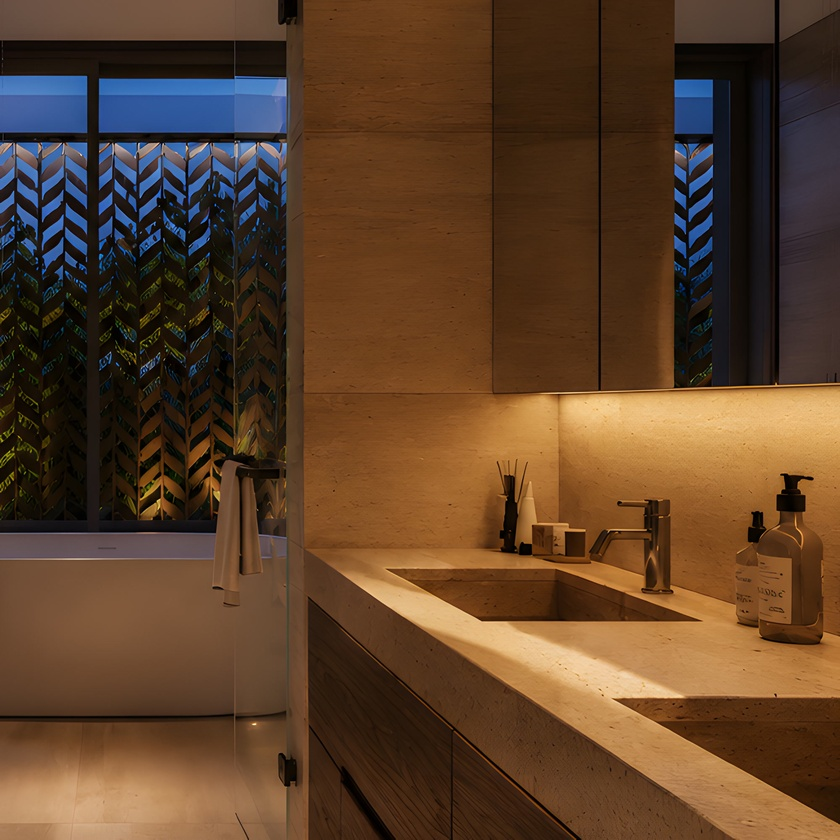
#> input picture images/2x/bath-detail.jpg, 840 x 840 px, shrunk from 2000 x 2000 before the run
$ python trace_vert.py ../../../images/2x/bath-detail.jpg ../../../images/2x/bedroom.jpg out.png 5   (older library calls are emulated)
#> lines starting #> are read from the running program, lines starting #| are printed output that depends on the picture; after the words box and inside, x2 and y2 are one past the last pixel; in counts of white or black regions, pixels touching at a corner belong together
"""trace_vert.py SRC.png OUT.json OUT.jpg [min_height]
Find vertical edges automatically: seed from LSD near-vertical segments, grow each one row by row along the
strongest horizontal gradient (+-3 px per row), keep tracks taller than min_height. A bowed 'vertical' comes
out as one curved track; the warp then straightens it."""
import sys, json, cv2, numpy as np
src = cv2.imread(sys.argv[1]); minh = int(sys.argv[4]) if len(sys.argv) > 4 else 110
#> further down, src is the input picture: shape (840, 840, 3); mean B, G, R 42.1, 64.8, 92.6
g = cv2.GaussianBlur(cv2.cvtColor(src, cv2.COLOR_BGR2GRAY).astype(np.float32), (0,0), 1.0)
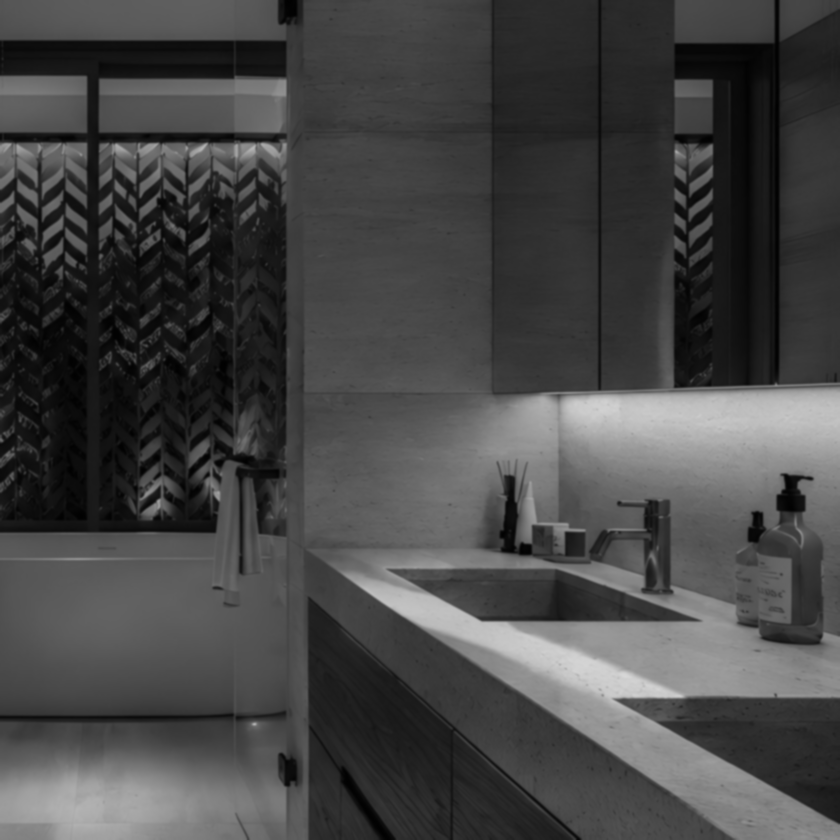
#> g: shape (840, 840) float32; min 0.952, max 216, mean 70.6
gx = cv2.Sobel(g, cv2.CV_32F, 1, 0, ksize=3); H, W = g.shape
#> after `gx = cv2.Sobel(g, cv2.CV_32F, 1, 0, ksize=3)`:
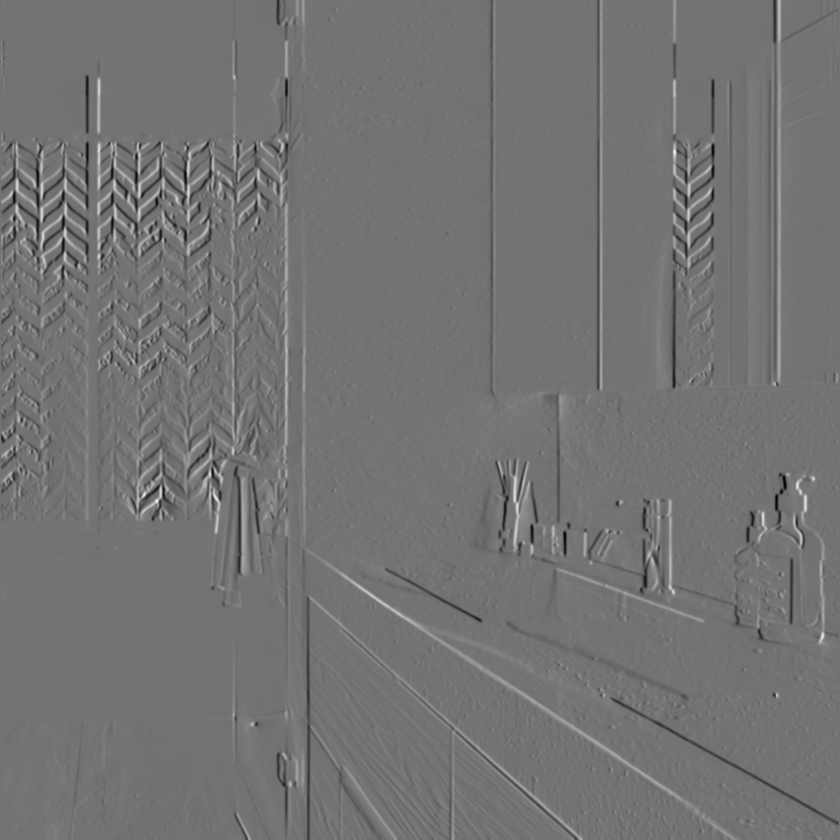
#> gx: shape (840, 840) float32; min -276.6, max 333.2, mean 0.1; drawn with min black and max white
#> after `H, W = g.shape`: H = 840; W = 840
lsd = cv2.createLineSegmentDetector(cv2.LSD_REFINE_STD)
L = lsd.detect(cv2.cvtColor(src, cv2.COLOR_BGR2GRAY))[0].reshape(-1, 4)
#> L = 846 rows, first 6: [700.6, 620.9, 480.6, 620.6], [159.7, 497.3, 140.2, 512.6], [481.2, 620.8, 386, 568.8], [279.4, 142.5, 234.3, 141.4], [213.3, 494.3, 218.7, 502.3], [674, 144.4, 673.8, 173.1]
dx, dy = L[:,2]-L[:,0], L[:,3]-L[:,1]; ln = np.hypot(dx, dy); ang = np.degrees(np.arctan2(np.abs(dx), np.abs(dy)))
#> after `dx, dy = (L[:, 2] - L[:, 0], L[:, 3] - L[:, 1])`: dx = 846 values, max 285 at index 267, min -276.3 at index 289, mean 0.244; dy = 846 values, max 387.5 at index 496, min -387.5 at index 497, mean -0.0655
#> after `ln = np.hypot(dx, dy)`: ln = 846 values, max 387.5 at index 496, min 1.74 at index 434, mean 27.96
#> after `ang = np.degrees(np.arctan2(np.abs(dx), np.abs(dy)))`: ang = 846 values, max 90 at index 675, min 0 at index 682, mean 38.29
seeds = L[(ln >= 30) & (ang < 10)]
#> seeds = 64 rows, first 6: [822.9, 596.8, 821.7, 639.4], [98.29, 143.1, 98.19, 188.1], [516, 469.3, 513.7, 500.7], [285.5, 130.6, 286, 80.62], [670, 516.9, 669.7, 586.9], [37.25, 241.9, 37.32, 193.1]
tracks = []; occupied = np.zeros((H, W), bool)
def grow(x0, y0, sgn):
    pts = {}
    for direction in (1, -1):
        x = x0; y = y0; weak = 0
        while 0 <= y < H:
            lo, hi = max(0, int(round(x)) - 3), min(W, int(round(x)) + 4)
            seg = gx[y, lo:hi] * sgn; i = int(np.argmax(seg))
            if seg[i] < 10:
                weak += 1
                if weak > 3: break
            else:
                weak = 0; x = lo + i
                if 0 < i < len(seg) - 1:
                    a, b, c = seg[i-1], seg[i], seg[i+1]; den = a - 2*b + c
                    x = x + (0.5*(a - c)/den if den != 0 else 0)
                pts[y] = float(x)
            y += direction
    ys = sorted(pts); return [[pts[y], y] for y in ys]
for x0, y0, x1, y1 in seeds:
    xm, ym = int(round((x0 + x1)/2)), int(round((y0 + y1)/2))
    if occupied[ym, max(0, xm-2):xm+3].any(): continue
    sgn = 1 if gx[ym, xm] >= 0 else -1
    t = grow(xm, ym, sgn)
    if len(t) < minh: continue
    P = np.array(t); bow = float(P[:,0].max() - P[:,0].min())
    if bow > 60: continue                        # not a vertical at all (sofa arm, plant)
    for x, y in t: occupied[int(y), max(0, int(round(x))-2):int(round(x))+3] = True
    tracks.append({"pts": [[float(x), int(y)] for x, y in t], "bow": bow})
#> this loop made 64 passes
#> (x0, y0, x1, y1, xm, ym, sgn, bow) on passes 1 to 12: (822.9, 596.8, 821.7, 639.4, 822, 618, 1, 28.46), (98.29, 143.1, 98.19, 188.1, 98, 166, 1, 4.59), (516, 469.3, 513.7, 500.7, 515, 485, 1, 3.6), (285.5, 130.6, 286, 80.62, 286, 106, -1, 17.42), (670, 516.9, 669.7, 586.9, 670, 552, 1, 38.21), (37.25, 241.9, 37.32, 193.1, 37, 217, -1, 29.92), (98.29, 79.38, 98.03, 130.6, 98, 105, 1, 0.373), (673.2, 385.6, 673.5, 265.6, 673, 326, -1, 8.14), (86.74, 131.9, 86.62, 76.87, 87, 104, -1, 6.18), (209.5, 480.6, 209.8, 518.1, 210, 499, 1, 8.35), (644.9, 585.7, 643.1, 540.6, 644, 563, -1, 8.2), (712.2, 131.9, 712.3, 80.62, 712, 106, -1, 0.485)
#> (x0, y0, x1, y1, xm, ym) on passes 18, 19, 24, 25, 29, 30: (236.7, 580.7, 238.6, 550.7, 238, 566), (13.7, 175.6, 14.52, 145.6, 14, 161), (820.1, 560.6, 821.4, 594.4, 821, 578), (778.7, 0.625, 778.6, 381.9, 779, 191), (285.8, 201.9, 285.8, 284.4, 286, 243), (285.8, 288.1, 286, 329.4, 286, 309)
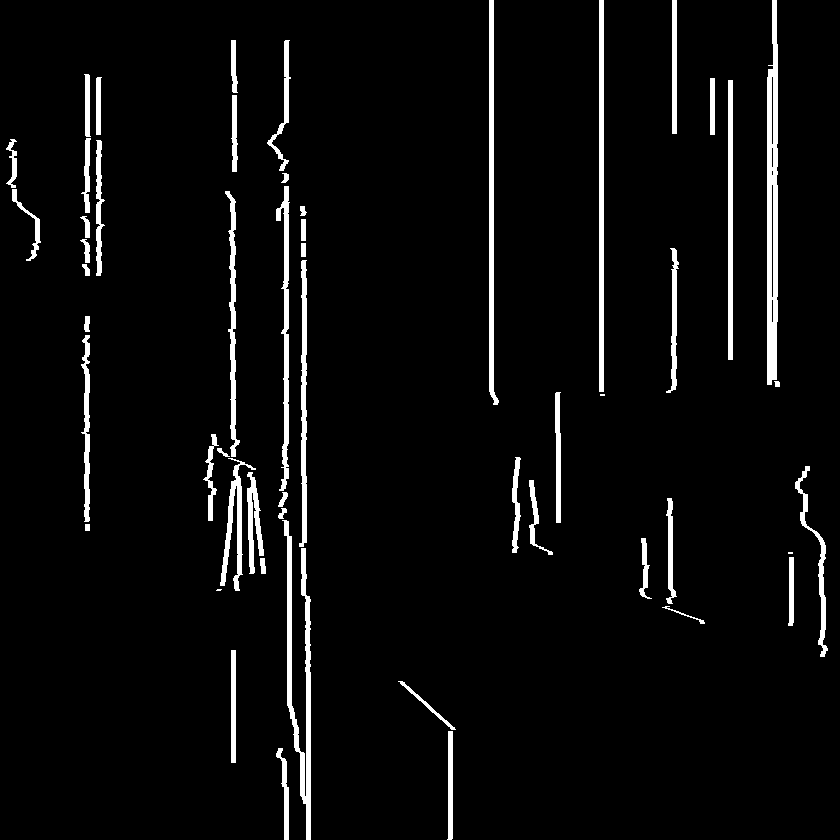
#> occupied: shape (840, 840) bool; 4.4% white; 53 white regions (3 under 20 px), largest, box (x1, y1, x2, y2) and area: (767, 0, 778, 385) 3485, (282, 520, 311, 840) 2869, (489, 0, 499, 405) 2025
#> after the loop, tracks = 37 items
tracks.sort(key=lambda t: -len(t["pts"]))
json.dump(tracks, open(sys.argv[2], "w"))
vis = src.copy()
for t in tracks:
    col = (0, 255, 0) if t["bow"] < 6 else ((0, 165, 255) if t["bow"] < 15 else (0, 0, 255))
    for x, y in t["pts"][::2]: cv2.circle(vis, (int(round(x)), int(y)), 1, col, -1)
#> this loop made 37 passes
#> col on passes 1 to 12: (0, 0, 255), (0, 255, 0), (0, 255, 0), (0, 255, 0), (0, 255, 0), (0, 255, 0), (0, 255, 0), (0, 255, 0), (0, 165, 255), (0, 255, 0), (0, 165, 255), (0, 0, 255)
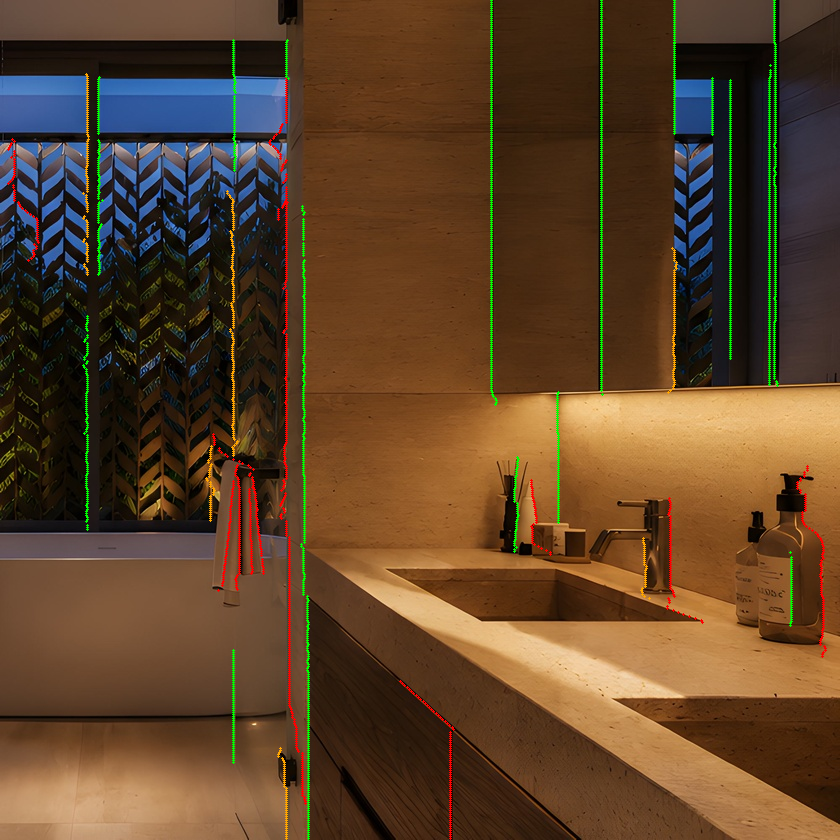
#> vis: shape (840, 840, 3); 1.86% of pixels changed, all inside (x1, y1, x2, y2) = (7, 0, 827, 840)
cv2.imwrite(sys.argv[3], vis, [cv2.IMWRITE_JPEG_QUALITY, 88])
bows = [t["bow"] for t in tracks]
#> bows = 37 values, max 52.55 at index 12, min 0.152 at index 36, mean 12.22
print(f"{len(tracks)} vertical tracks >= {minh}px; bow px: median {np.median(bows):.1f}, max {max(bows):.1f}; tracks with bow>6px: {sum(b>6 for b in bows)}")
#| 37 vertical tracks >= 5px; bow px: median 5.2, max 52.5; tracks with bow>6px: 17

$ run again, on images/2x/exterior-night.jpg
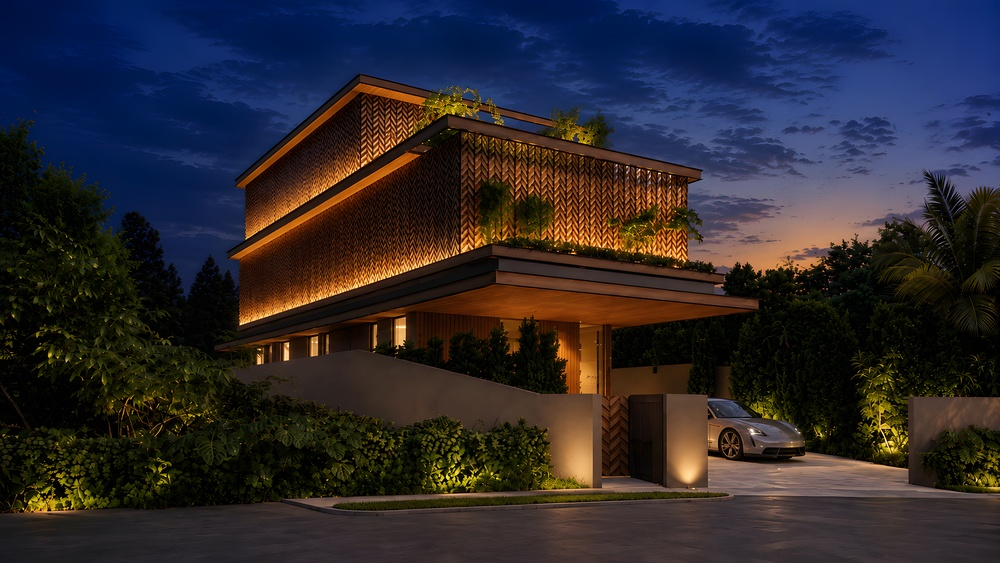
#> input picture images/2x/exterior-night.jpg, 1000 x 563 px, shrunk from 3344 x 1882 before the run
#> src is the input picture: shape (563, 1000, 3); mean B, G, R 45.7, 41, 45.4
#> L = 858 rows, first 6: [906.8, 468.4, 805.4, 451.8], [236.8, 326.5, 284.5, 311.1], [284.8, 310.6, 459.5, 253.6], [461.7, 252.4, 471.9, 249.5], [288.4, 358.1, 288.7, 343.1], [405.4, 334.4, 405.5, 319.4]
#> dx = 858 values, max 228.8 at index 270, min -300.1 at index 220, mean 0.31; dy = 858 values, max 66.25 at index 623, min -104.8 at index 370, mean 0.992
#> ln = 858 values, max 300.3 at index 220, min 1.25 at index 568, mean 20.45
#> ang = 858 values, max 90 at index 125, min 0 at index 531, mean 58.28
#> seeds = [[592.1, 485.6, 592.1, 419.4], [596.2, 364.4, 596.1, 331.9], [598.2, 346.9, 598.6, 393.1], [606, 394.4, 605.7, 325.6], [664.7, 394.4, 665.8, 444.3], [601.3, 473.1, 601.2, 431.9], [601.3, 401.9, 601.5, 325.6], [569.4, 384.4, 569.4, 351.9], [604.4, 326.9, 604.3, 393.1], [913.1, 398.1, 913.4, 439.4]]
#> the loop `for x0, y0, x1, y1 in seeds:` made 10 passes
#> (x0, y0, x1, y1, xm, ym, sgn, bow) on passes 1, 2, 4, 5, 7, 8, 10: (592.1, 485.6, 592.1, 419.4, 592, 453, -1, 1.92), (596.2, 364.4, 596.1, 331.9, 596, 348, -1, 7.9), (606, 394.4, 605.7, 325.6, 606, 360, -1, 8.08), (664.7, 394.4, 665.8, 444.3, 665, 419, 1, 16.39), (601.3, 401.9, 601.5, 325.6, 601, 364, -1, 8.08), (569.4, 384.4, 569.4, 351.9, 569, 368, -1, 14.69), (913.1, 398.1, 913.4, 439.4, 913, 419, 1, 11.06)
#> after the loop `for x0, y0, x1, y1 in seeds:`:
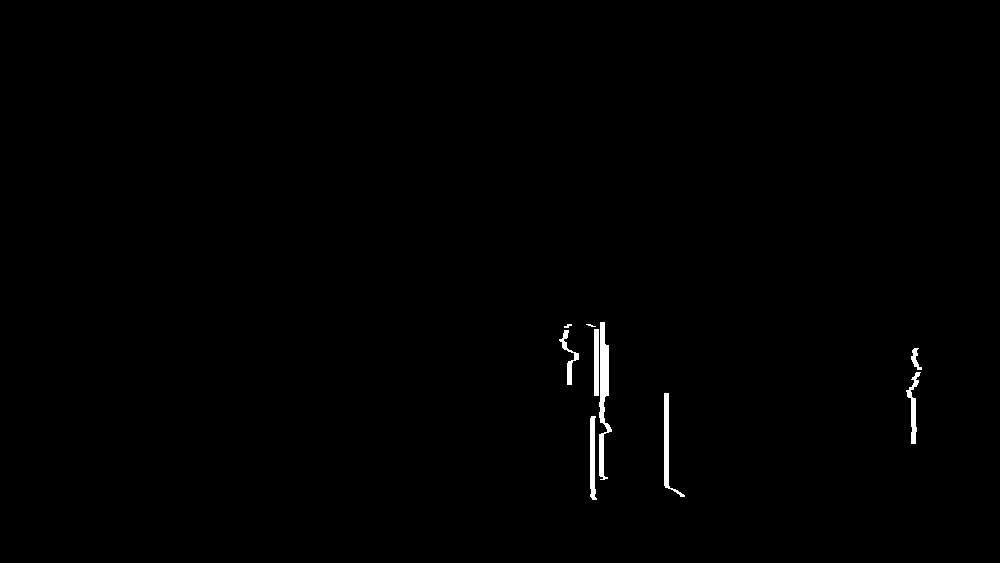
#> occupied: shape (563, 1000) bool; 0.54% white; 9 white regions (1 under 20 px), largest, box (x1, y1, x2, y2) and area: (599, 322, 612, 480) 996, (664, 393, 685, 497) 520, (590, 416, 597, 500) 420
#> after the loop `for x0, y0, x1, y1 in seeds:`: tracks = 7 items
#> the loop `for t in tracks:` made 7 passes
#> col on passes 1 to 7: (0, 165, 255), (0, 165, 255), (0, 0, 255), (0, 165, 255), (0, 255, 0), (0, 165, 255), (0, 165, 255)
#> after the loop `for t in tracks:`:
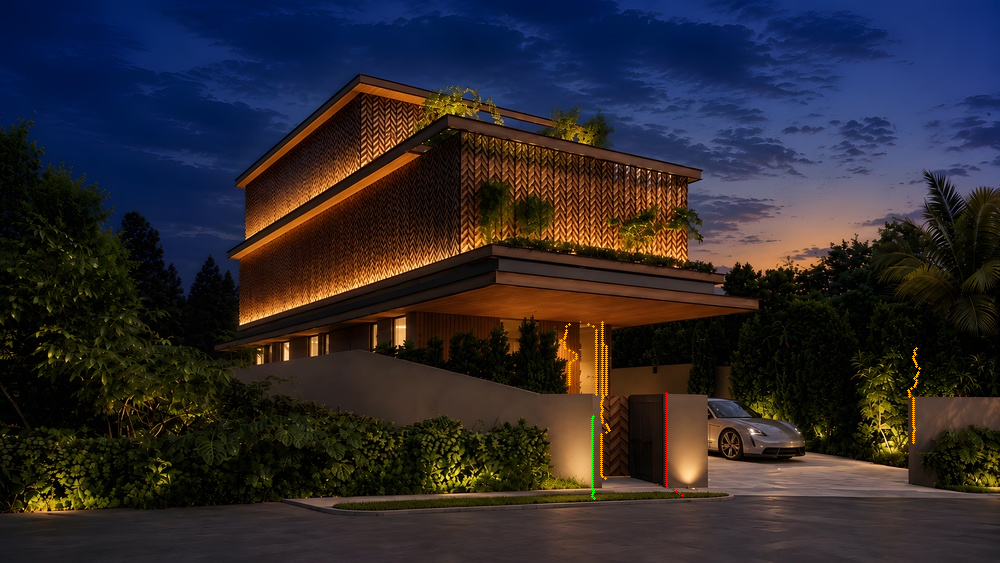
#> vis: shape (563, 1000, 3); 0.23% of pixels changed, all inside (x1, y1, x2, y2) = (560, 321, 921, 500)
#> bows = [8.08, 8.08, 16.39, 11.06, 1.92, 7.9, 14.69]
#| 7 vertical tracks >= 5px; bow px: median 8.1, max 16.4; tracks with bow>6px: 6
